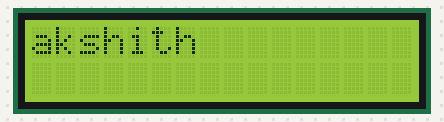
A sketch run on a simulated Arduino Uno, built with avr-gcc and run on an emulated ATmega328P. On the bench: 16×2 character LCD. At 11.1 s the program stops and its outputs stay as they are.

Above: at 0.1 s.
At 1.1 s:
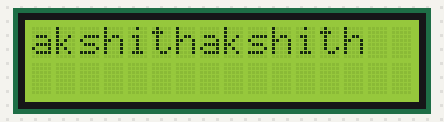
At 2.1 s:
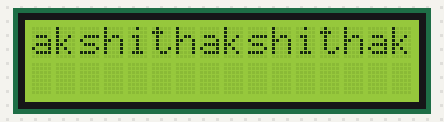
At 5.2 s:
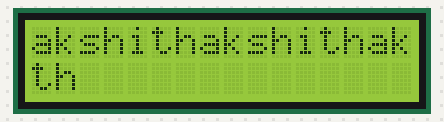
At 6.2 s:
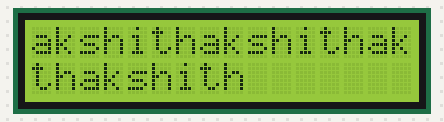
At 7.2 s:
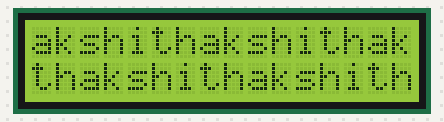

The sketch:

exp1.ino
```cpp
#include <LiquidCrystal_I2C.h>

#include <Wire.h>

LiquidCrystal_I2C lcd(0x27,16,2);
void setup(){
  lcd.init();
  lcd.backlight();
  lcd.setCursor(0,0);


}
void loop(){
  for(int i=0;i<=10;i++){
    lcd.print("akshith");

    delay(1000);
  }
  while(1);

 }
```

Measured:
- what the display in image 1 shows lasts 1.0 s, from 1.1 s to 2.1 s
- what the display in image 2 shows lasts 3.0 s, from 2.1 s to 5.1 s
